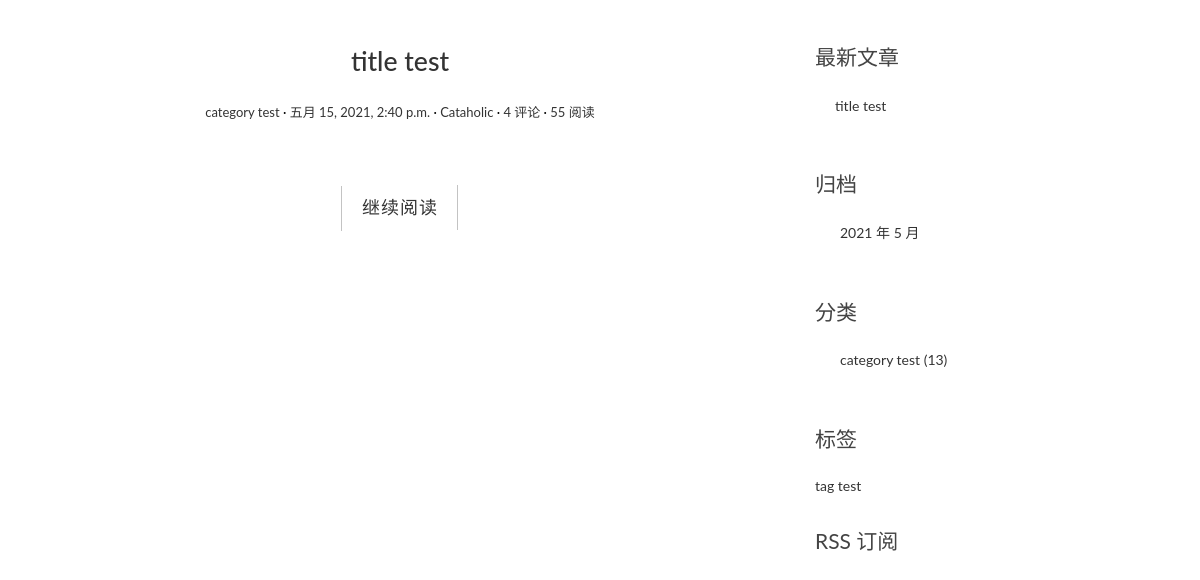
The app's page /, older data.
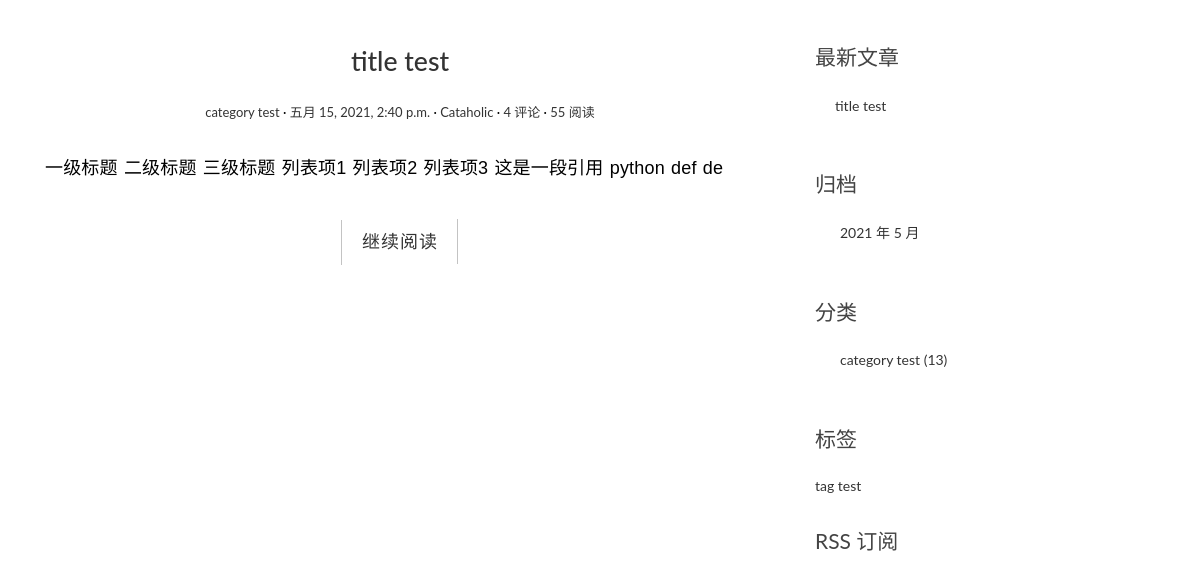
The same page, newer data.
### blog/models.py (models this page shows, shortened)
class Post(models.Model):
    title = models.CharField("标题", max_length=70)
    body = models.TextField("正文")
    author = models.ForeignKey(User, verbose_name="作者", on_delete=models.CASCADE)
    excerpt = models.CharField("摘要", max_length=200, blank=True)
    category = models.ForeignKey(Category, verbose_name="分类", on_delete=models.CASCADE)
    tags = models.ManyToManyField(Tag, verbose_name="标签", blank=True)
    created_time = models.DateTimeField("创建时间", default=timezone.now)
    modified_time = models.DateTimeField("修改时间")
    views = models.PositiveIntegerField(default=0, editable=False)
    class Meta:
        verbose_name = "文章"
        verbose_name_plural = verbose_name
        ordering = ["-created_time"]
    def get_absolute_url(self):
        return reverse('blog:detail', kwargs={'pk': self.pk})

class Category(models.Model):
    name = models.CharField("分类", max_length=100)
    class Meta:
        verbose_name = "分类"
        verbose_name_plural = verbose_name
    def __str__(self):
        return self.name

### blog/views.py (the view)
# urls.py: path('', views.index, name='index'),
def index(request):
    post_list = Post.objects.all().order_by('-created_time')
    return render(request, 'blog/index.html', context={'post_list': post_list})

### blog/templatetags/blog_extras.py (called while the page is built)
@register.inclusion_tag('blog/inclusions/_recent_posts.html', takes_context=True)
def show_recent_posts(context, num=5):
    return {
        'recent_post_list': Post.objects.all().order_by('-created_time')[:num],
    }

@register.inclusion_tag('blog/inclusions/_archives.html', takes_context=True)
def show_archives(context):
    return {
        'date_list': Post.objects.dates('created_time', 'month', order='DESC'),
    }

@register.inclusion_tag('blog/inclusions/_categories.html', takes_context=True)
def show_categories(context):
    return {
        'category_list': Category.objects.all(),
    }

@register.inclusion_tag('blog/inclusions/_tags.html', takes_context=True)
def show_tags(context):
    return {
        'tag_list': Tag.objects.all(),
    }

### templates/blog/index.html (shortened to what this page needs)
{% extends 'base.html' %}
{% block main %}
    {% for post in post_list %}
        <article class="post post-{{ post.id }}">
            <h1 class="entry-title">
                <a href="{{ post.get_absolute_url }}">{{ post.title }}</a>
            </h1>
            <div class="entry-meta">
                <span class="post-category"><a href="#">{{ post.category }}</a> </span>
                <span class="post-date"><a href="#"><time class="entrt-date" datetime="{{ post.created_time }}">{{ post.created_time }}</time> </a></span>
                <span class="post-author"><a href="#">{{ post.author }}</a> </span>
                <span class="comments-link"><a href="#">4 评论</a> </span>
                <span class="views-count"><a href="#">55 阅读</a> </span>
            </div>
            <div class="entry-content clearfix">
                <p>{{ post.excerpt }}</p>
                <div class="read-more cl-effect-14">
                    <a href="{% url 'blog:detail' pk=post.id %}" class="more-link">继续阅读  </a>
                </div>
            </div>
        </article>
    {% empty %}
        <div class="no-post">暂时还没有发布的文章！</div>
    {% endfor %}
{% endblock %}

### templates/blog/inclusions/_recent_posts.html
<div class="widget widget-recent-posts">
    <h3 class="widget-title">最新文章</h3>
    <ul>
        {% for post in recent_post_list %}
            <li>
                <a href="{{ post.get_absolute_url }}">{{ post.title }}</a>
            </li>
        {% empty %}
            暂无文章
        {% endfor %}
    </ul>
</div>

Row changes from the older to the newer data that the page shows:
changed Post "title test": excerpt (not shown) → "一级标题 二级标题 三级标题 列表项1 列表项2 列表项3 这是一段引用 python def de"
